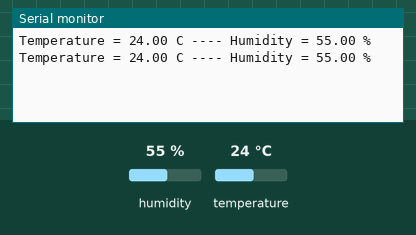
The sketch below on a simulated Arduino Uno, built with avr-gcc and run on an emulated ATmega328P. Shown: the last lines printed to the serial monitor. The inputs (shaded band) are chosen by the test bench; at power-on: humidity 55 %, temperature 24 °C.

Above: at 2.8 s.
2.9 s: humidity set to 22 %
At 5.2 s:
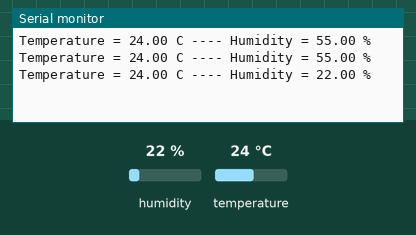
5.6 s: temperature set to 12 °C
At 7.0 s:
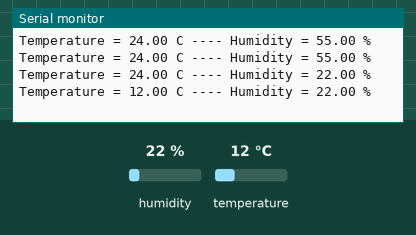
8.3 s: humidity set to 40 %
At 10.5 s:
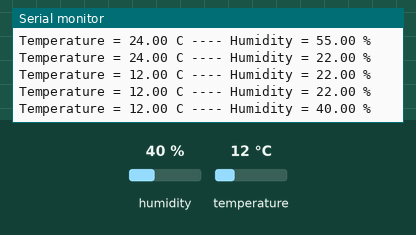
Timing chart, 0 to 12.0 s (numbered marks = the images above; inputs shaded):
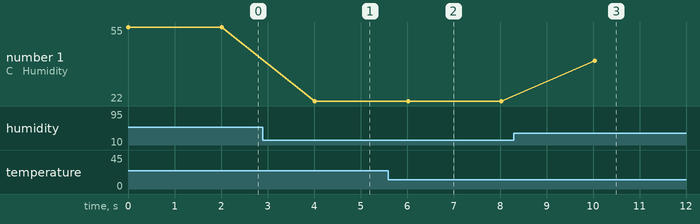

The sketch:

DHT22.ino
```cpp
#include <Arduino.h>
/*
SanatBazar
Arduino Turorial Series
Author: Davood Dorostkar
Website: www.sanatbazar.com

*/

#include <dht.h>
dht DHT;
#define DHT22_PIN 7

void setup(){
  Serial.begin(9600);
}

void loop()
{
  int t = DHT.read(DHT22_PIN);
  Serial.print("Temperature = ");
  Serial.print(DHT.temperature);
  Serial.print(" C");
  Serial.print(" ---- ");
  Serial.print("Humidity = ");
  Serial.print(DHT.humidity);
  Serial.println(" %");
  delay(2000);
}
```

Measured:
- after the input at 2.9 s, the serial monitor: prints a new line after 1.1 s (image 1)
- after the input at 5.6 s, the serial monitor: prints a new line after 0.42 s (image 2)
- after the input at 8.3 s, the serial monitor: prints a new line after 1.7 s (image 3)
- plotted number 1: 55 → 22 after the input at 2.9 s, 22 → 40 after the input at 8.3 s
